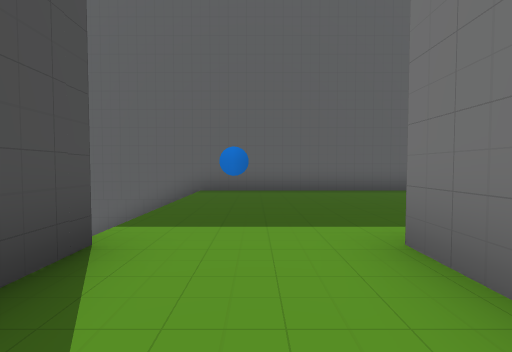
View 1 (above)

16 first-person views from a walk through a scene from a Unity 3-D project. The camera is 1.3 m above the floor, tilts 2° down and sees 90° across. The floor is counted in squares, 2 m on a side. Each view is taken from the middle of a square. On the plan, view 1 faces up. The plan holds only what a view shows up to about 9 squares ahead; the rest is blank. The place goes on beyond the plan. The player character is not drawn.

View 2
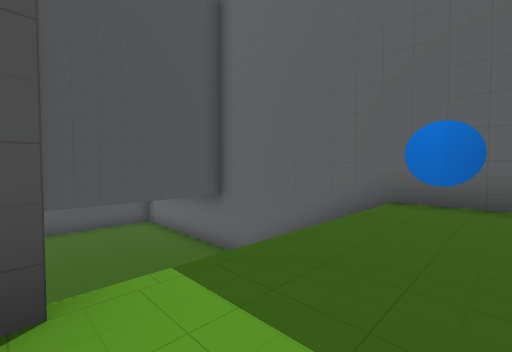

View 3
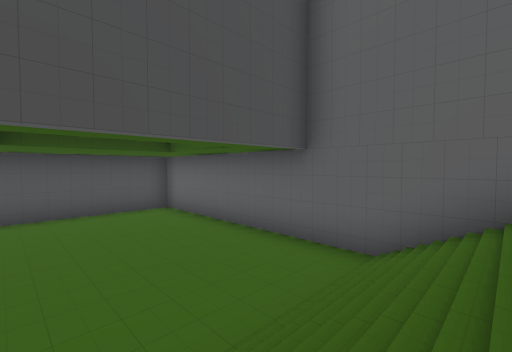

View 4
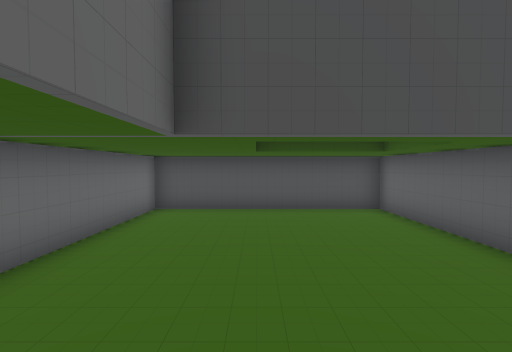

View 5
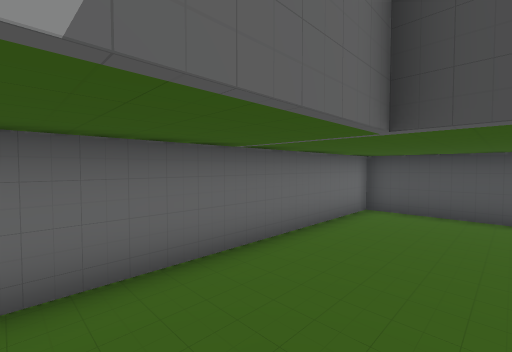

View 6
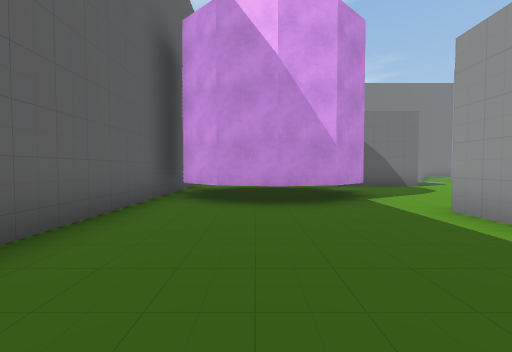

View 7
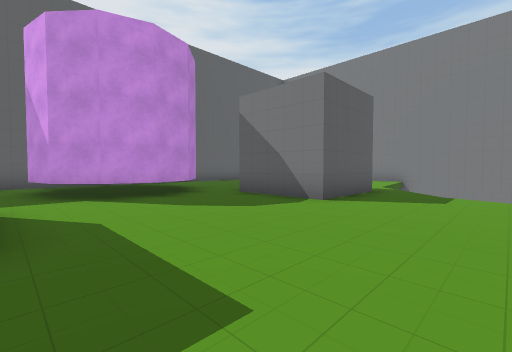

View 8
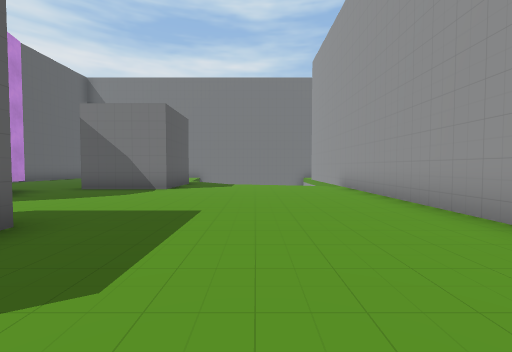

View 9
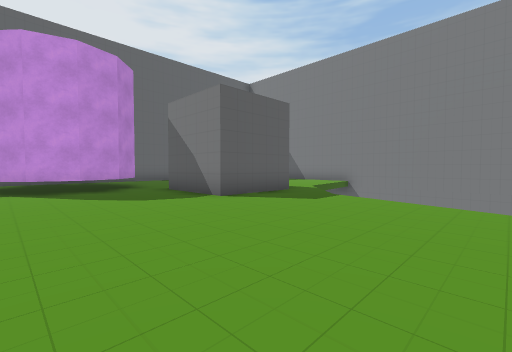

View 10
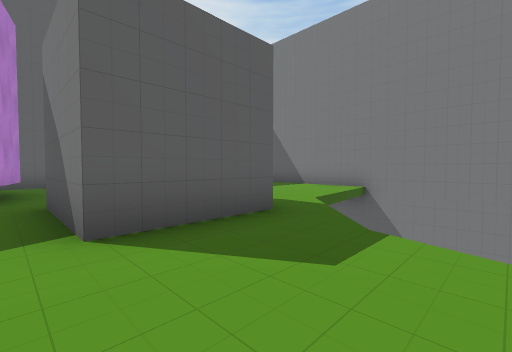

View 11
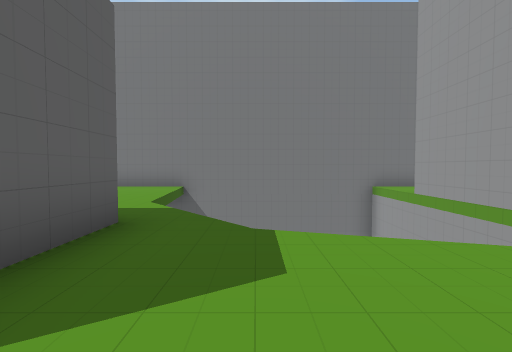

View 12
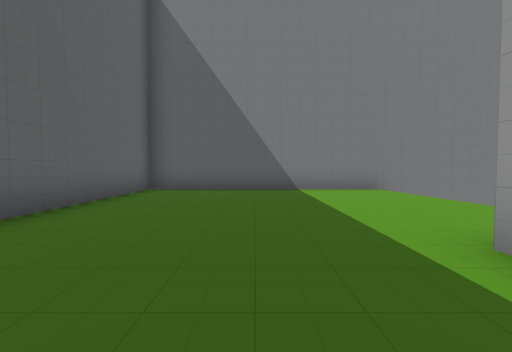

View 13
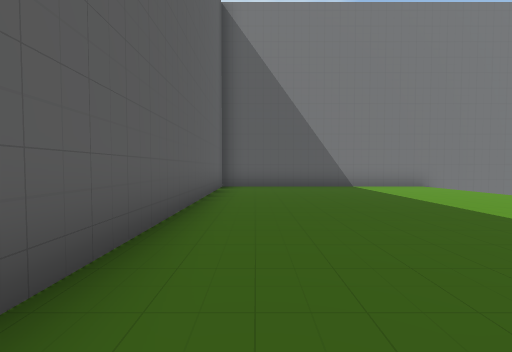

View 14
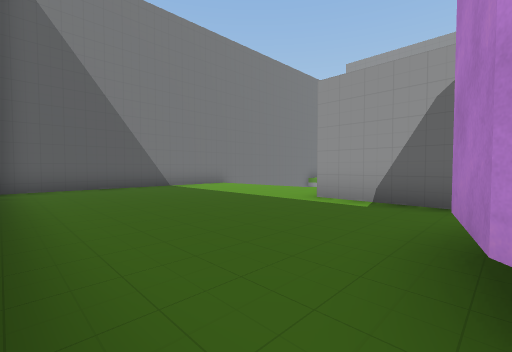

View 15
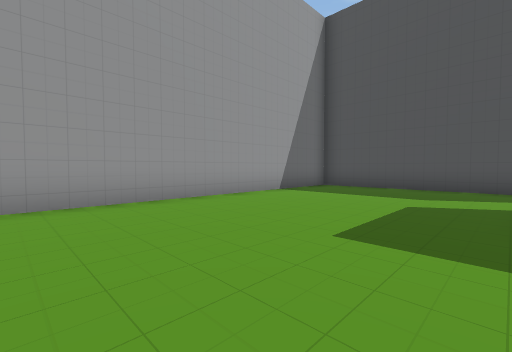

View 16
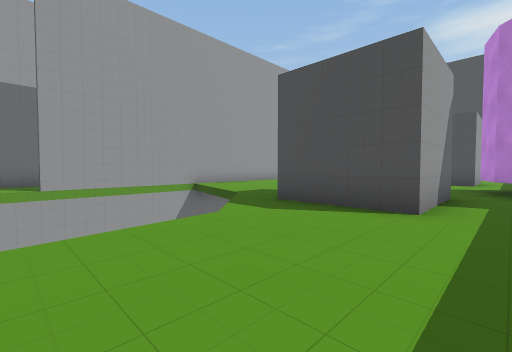

### Floor plan
Key: @ floor where view 1 was taken; # wall or solid block; . main floor; - floor 4 m lower than the main floor; / step, stairs or slope; v drop or lower ground.
Columns run from 13 left of view 1 to 17 right of it. Each row starts with its distance up from view 1.
  8 ###############################
  7 #-------////..................#
  6 #-------// /......## .........#
  5 #-------// /......#  #........#
  4 #-------// /. ....####........#
  3 #------- / /.......##.........#
  2 #-------/  /#..##.....###.....#
  1 #---------  ...##.....###.....#
  0 #---------   @  #.....###.vvvvv
 -1 ############.............v    v
 -2            #............v     v
 -3            #............      v
 -4            #............      v
 -5            #...........v      v
 -6            #################vv#
 -7                             ..#
 -8                            ##

Positions as (right, up) in squares from view 1, and headings:
1: (0, 0), facing up
2: (0, 2), facing up-left
3: (-4, 3), facing up-left
4: (-4, 3), facing left
5: (-4, 3), facing down-left
6: (0, 5), facing right
7: (4, -3), facing up-right
8: (1, -3), facing right
9: (5, -5), facing up-right
10: (8, -3), facing up-right
11: (8, -2), facing right
12: (9, 4), facing right
13: (8, 6), facing right
14: (8, 7), facing down-right
15: (7, -1), facing down-left
16: (15, 3), facing down-left
